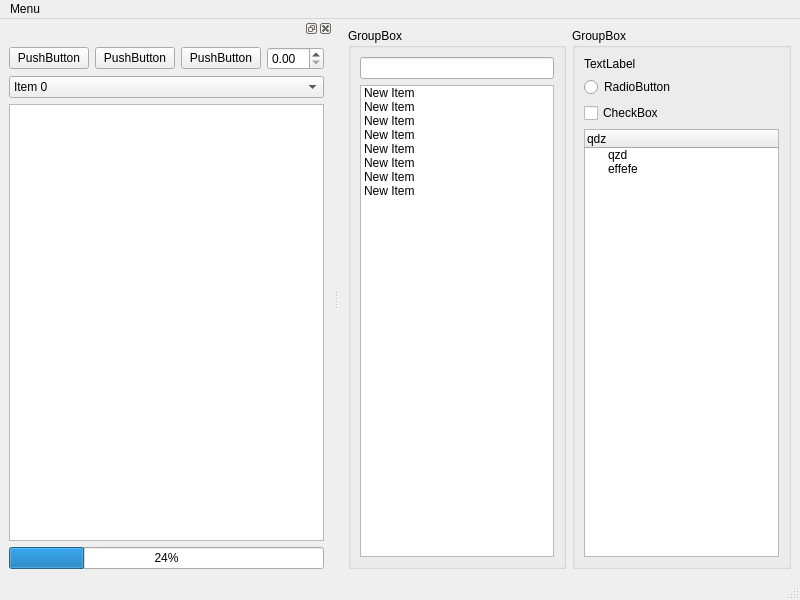
<?xml version="1.0" encoding="UTF-8"?>
<ui version="4.0">
 <class>MainWindow</class>
 <widget class="QMainWindow" name="MainWindow">
  <property name="geometry">
   <rect>
    <x>0</x>
    <y>0</y>
    <width>800</width>
    <height>600</height>
   </rect>
  </property>
  <property name="windowTitle">
   <string>MainWindow</string>
  </property>
  <widget class="QWidget" name="centralwidget">
   <layout class="QHBoxLayout" name="horizontalLayout_2">
    <item>
     <widget class="QGroupBox" name="groupBox">
      <property name="title">
       <string>GroupBox</string>
      </property>
      <layout class="QVBoxLayout" name="verticalLayout_3">
       <item>
        <widget class="QLineEdit" name="lineEdit"/>
       </item>
       <item>
        <widget class="QListWidget" name="listWidget">
         <item>
          <property name="text">
           <string>New Item</string>
          </property>
         </item>
         <item>
          <property name="text">
           <string>New Item</string>
          </property>
         </item>
         <item>
          <property name="text">
           <string>New Item</string>
          </property>
         </item>
         <item>
          <property name="text">
           <string>New Item</string>
          </property>
         </item>
         <item>
          <property name="text">
           <string>New Item</string>
          </property>
         </item>
         <item>
          <property name="text">
           <string>New Item</string>
          </property>
         </item>
         <item>
          <property name="text">
           <string>New Item</string>
          </property>
         </item>
         <item>
          <property name="text">
           <string>New Item</string>
          </property>
         </item>
        </widget>
       </item>
      </layout>
     </widget>
    </item>
    <item>
     <widget class="QGroupBox" name="groupBox_2">
      <property name="title">
       <string>GroupBox</string>
      </property>
      <layout class="QVBoxLayout" name="verticalLayout_4">
       <item>
        <widget class="QLabel" name="label">
         <property name="text">
          <string>TextLabel</string>
         </property>
        </widget>
       </item>
       <item>
        <widget class="QRadioButton" name="radioButton">
         <property name="text">
          <string>RadioButton</string>
         </property>
        </widget>
       </item>
       <item>
        <widget class="QCheckBox" name="checkBox">
         <property name="text">
          <string>CheckBox</string>
         </property>
        </widget>
       </item>
       <item>
        <widget class="QTreeWidget" name="treeWidget">
         <column>
          <property name="text">
           <string>qdz</string>
          </property>
         </column>
         <item>
          <property name="text">
           <string>qzd</string>
          </property>
         </item>
         <item>
          <property name="text">
           <string>effefe</string>
          </property>
         </item>
        </widget>
       </item>
      </layout>
     </widget>
    </item>
   </layout>
  </widget>
  <widget class="QMenuBar" name="menubar">
   <property name="geometry">
    <rect>
     <x>0</x>
     <y>0</y>
     <width>800</width>
     <height>25</height>
    </rect>
   </property>
   <widget class="QMenu" name="menuMenu">
    <property name="title">
     <string>Menu</string>
    </property>
    <widget class="QMenu" name="menuSubmenu_2">
     <property name="title">
      <string>Submenu 2</string>
     </property>
     <addaction name="actionSubsubmenu"/>
    </widget>
    <addaction name="actionSubmenu"/>
    <addaction name="menuSubmenu_2"/>
   </widget>
   <addaction name="menuMenu"/>
  </widget>
  <widget class="QStatusBar" name="statusbar"/>
  <widget class="QDockWidget" name="ExampleDock">
   <attribute name="dockWidgetArea">
    <number>1</number>
   </attribute>
   <widget class="QWidget" name="dockWidgetContents">
    <layout class="QVBoxLayout" name="verticalLayout_2">
     <item>
      <layout class="QHBoxLayout" name="horizontalLayout">
       <item>
        <widget class="QPushButton" name="pushButton_2">
         <property name="text">
          <string>PushButton</string>
         </property>
        </widget>
       </item>
       <item>
        <widget class="QPushButton" name="pushButton">
         <property name="text">
          <string>PushButton</string>
         </property>
        </widget>
       </item>
       <item>
        <widget class="QPushButton" name="pushButton_3">
         <property name="text">
          <string>PushButton</string>
         </property>
        </widget>
       </item>
       <item>
        <widget class="QDoubleSpinBox" name="doubleSpinBox"/>
       </item>
      </layout>
     </item>
     <item>
      <layout class="QVBoxLayout" name="verticalLayout">
       <item>
        <widget class="QComboBox" name="comboBox">
         <item>
          <property name="text">
           <string>Item 0</string>
          </property>
         </item>
         <item>
          <property name="text">
           <string>Item 2</string>
          </property>
         </item>
        </widget>
       </item>
       <item>
        <widget class="QTextEdit" name="textEdit"/>
       </item>
       <item>
        <widget class="QProgressBar" name="progressBar">
         <property name="value">
          <number>24</number>
         </property>
        </widget>
       </item>
      </layout>
     </item>
    </layout>
   </widget>
  </widget>
  <action name="actionSubmenu">
   <property name="text">
    <string>Submenu</string>
   </property>
  </action>
  <action name="actionSubsubmenu">
   <property name="text">
    <string>Subsubmenu</string>
   </property>
  </action>
 </widget>
 <resources/>
 <connections/>
</ui>
